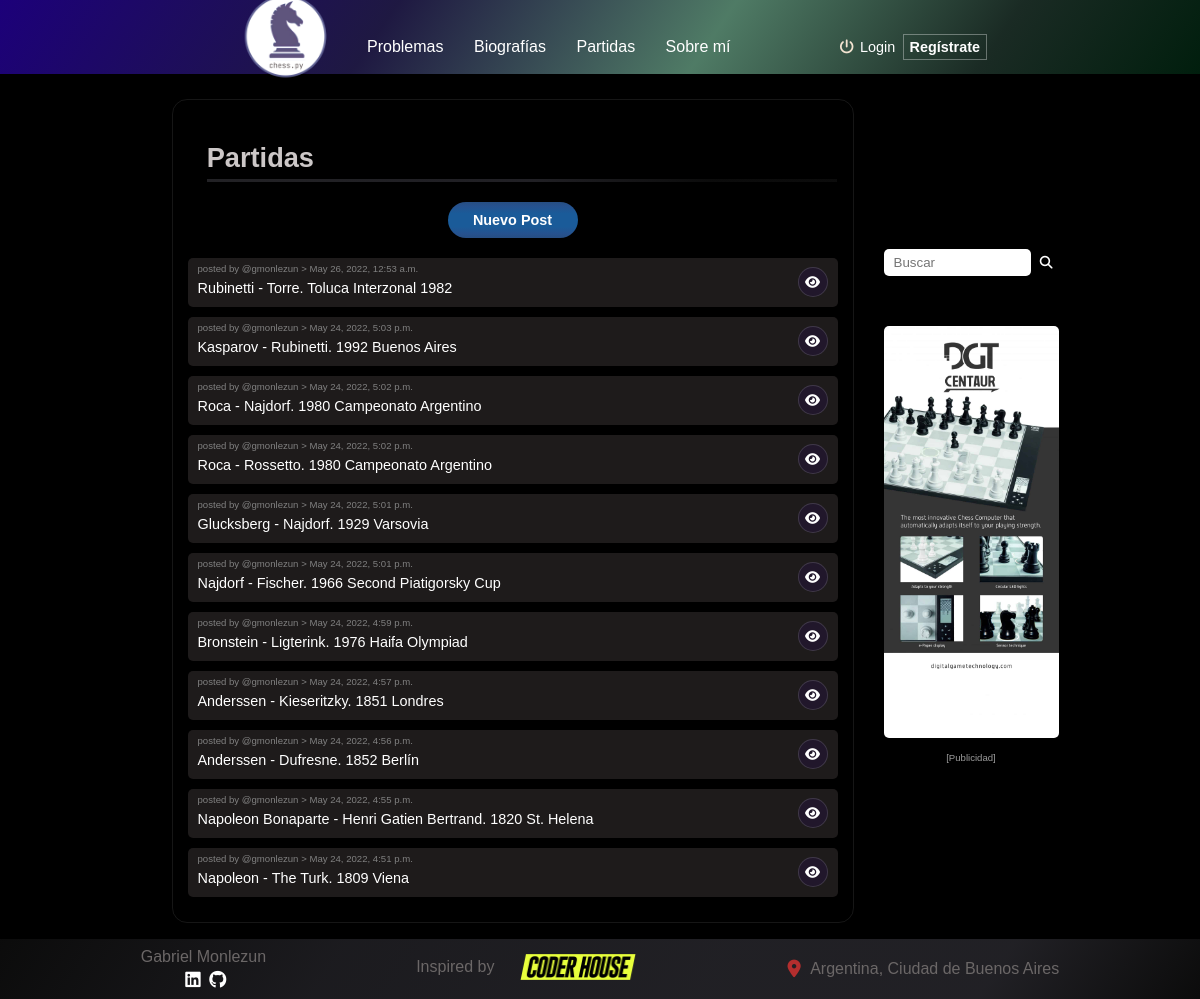
/Posts/games/list/, run on the app's committed database.
### Posts/models.py (models this page shows, shortened)
class PostGames(models.Model):
    RESULT_CHOICES = (
    (1, '1-0'),
    (2, '0-1'),
    (3, '1/2-1/2'),
)
    title = models.CharField(max_length=255)
    title_players = models.CharField(max_length=255)
    result = models.IntegerField(choices=RESULT_CHOICES)
    content = RichTextField(blank=True, null=True)
    image = models.ImageField(upload_to='images_post',null=False,blank=False)
    date = models.DateTimeField(default=now, editable=False)
    author = models.ForeignKey(User, on_delete=models.CASCADE)
    likes = models.ManyToManyField(User, related_name="blog_postsGames")

### Posts/views.py (the view)
# urls.py: path('games/list/', GamesList.as_view(), name="GamesList"),
class GamesList(ListView):
    model = PostGames
    template_name = "Posts/postgames_list.html"
    queryset = PostGames.objects.order_by('-id')

### Posts/templates/Posts/postgames_list.html (shortened to what this page needs)
{% extends "Posts/padre.html" %}
{% load static %}
{% block contenidoQueCambia %}
    <h3 class="titulo-categoria">Partidas</h3>
    <div class="divisor"></div>
    <button class="boton-newpost"><a href="{% url 'GamesCreation' %}">Nuevo Post</a></button>
    {% if object_list %}
        {% for partida in object_list %}
            <div class="container-post">
                <div class="container-post__userTitle">
                    <p class="container-post__title">{{partida.title}}</p><span class="fecha-lista">posted by @{{partida.author.username}} > {{partida.date}}</span>
                </div>
                <button class="boton-ver"><a href="{% url 'GamesDetail' partida.id %}"><i class="fa-solid fa-eye icon-eye"></i></a></button>
            </div>
        {% endfor %}
    {% endif %}
{% endblock %}

### Posts/static/Posts/css/style.css (style rules this page uses)
html { padding: 0; margin: 0; box-sizing: border-box; font-family: Verdana, Geneva, Tahoma, sans-serif; }
body { position: relative; background-color: black; margin: 0; z-index: 1; }
.titulo-categoria { font-size: 1.7rem; color: rgb(204, 199, 199); margin-left: 1.2rem; margin-bottom: 5px; }
.divisor { height: 3px; width: 97%; background: rgb(124,122,135); background: linear-gradient(124deg, rgba(124,122,135,0.27494747899159666) 13%, rgba(100,98,112,0.3253676470588235) 34%, rgba(100,98,112,0.3309698879551821) 52%, rgba(29,29,29,0.3981967787114846) 80%); margin-left: 1.2rem; margin-bottom: 20px; }
.boton-newpost { position: inherit; display: block; width: 20%; right: 0; left: 0; margin: 0 auto; background: rgb(39,78,130); background: linear-gradient(180deg, rgba(39,78,130,1) 0%, rgba(38,82,143,1) 12%, rgba(26,91,153,1) 32%, rgba(26,91,153,1) 68%, rgba(38,82,143,1) 88%, rgba(39,78,130,1) 100%); color: white; font-size: .9rem; font-weight: bold; border: none; outline: none; padding: 10px 0; border-radius: 25px; margin-bottom: 20px; }
.boton-newpost a { text-decoration: none; color: inherit; }
.container-post { display: flex; flex-direction: row; justify-content: space-between; align-items: center; background-color: rgba(51, 47, 47, 0.589); border-radius: 5px; padding: 5px 10px; margin: 10px 0; }
.container-post__userTitle { display: flex; flex-direction: column-reverse; justify-content: center; align-items: start; }
.fecha-lista { font-size: 0.6rem; color: gray; padding: 0; margin: 0; }
.container-post__title { font-size: 0.9rem; padding: 0; margin: 6px 0; }
.boton-ver { display: flex; position: relative; justify-content: center; align-items: center; height: 30px; width: 30px; border-radius: 50%; background-color: rgba(45, 15, 102, 0.233); border: 1px solid rgba(211, 211, 211, 0.178); outline: none; }
.icon-eye { position: relative; color: white; right: 0; left: 0; margin: 0 auto; padding: 7px; }

### data on the page
PostGames: title "Rubinetti - Torre. Toluca Interzonal 1982", author.username "gmonlezun", date "May 26, 2022, 12:53 a.m."
PostGames: title "Kasparov - Rubinetti. 1992 Buenos Aires", author.username "gmonlezun", date "May 24, 2022, 5:03 p.m."
PostGames: title "Roca - Najdorf. 1980 Campeonato Argentino", author.username "gmonlezun", date "May 24, 2022, 5:02 p.m."
PostGames: title "Roca - Rossetto. 1980 Campeonato Argentino", author.username "gmonlezun", date "May 24, 2022, 5:02 p.m."
PostGames: title "Glucksberg - Najdorf. 1929 Varsovia", author.username "gmonlezun", date "May 24, 2022, 5:01 p.m."
PostGames: title "Najdorf - Fischer. 1966 Second Piatigorsky Cup", author.username "gmonlezun", date "May 24, 2022, 5:01 p.m."
PostGames: title "Bronstein - Ligterink. 1976 Haifa Olympiad", author.username "gmonlezun", date "May 24, 2022, 4:59 p.m."
PostGames: title "Anderssen - Kieseritzky. 1851 Londres", author.username "gmonlezun", date "May 24, 2022, 4:57 p.m."
PostGames: title "Anderssen - Dufresne. 1852 Berlín", author.username "gmonlezun", date "May 24, 2022, 4:56 p.m."
PostGames: title "Napoleon Bonaparte - Henri Gatien Bertrand. 1820 St. Helena", author.username "gmonlezun", date "May 24, 2022, 4:55 p.m."
PostGames: title "Napoleon - The Turk. 1809 Viena", author.username "gmonlezun", date "May 24, 2022, 4:51 p.m."
